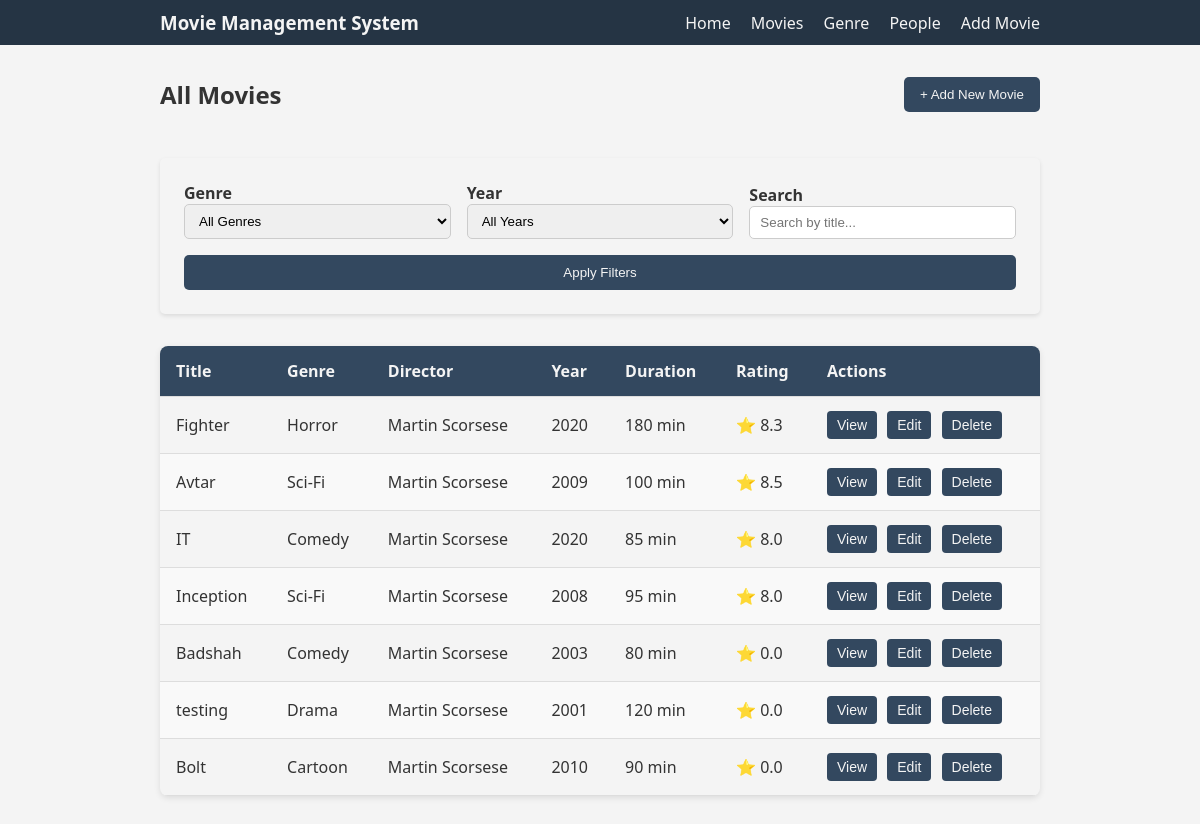
Screenshot of /movies/moviepage/ (signed in) with the database file from the repository.
### movies/models.py (models this page shows, shortened)
class Movie(models.Model):
    title = models.CharField(max_length=200)
    description = models.TextField(default=None)
    release_year = models.PositiveIntegerField(null=True)
    duration = models.PositiveIntegerField()
    poster = models.ImageField(upload_to='posters/', null=True, blank=True)
    rating = models.FloatField(default=0.0)
    genre = models.ForeignKey(Genre, on_delete=models.SET_NULL, null=True)
    director = models.ForeignKey(Person, on_delete=models.SET_NULL, null=True, limit_choices_to={'role_type': 'director'}, related_name='directed_movies')
    created_at = models.DateTimeField(auto_now_add=True)
    genre = models.ForeignKey(Genre, on_delete=models.CASCADE, related_name='movies')

class Genre(models.Model):
    genre_name = models.CharField(max_length=50, unique=True)

class Person(models.Model):
    class Role(models.TextChoices):
        ACTOR = 'actor', 'Actor'
        DIRECTOR = 'director', 'Director'
        WRITER = 'writer', 'Writer'
    person_name = models.CharField(max_length=100)
    role_type = models.CharField(max_length=10, choices=Role.choices)
    bio = models.TextField(null=True, blank=True)
    birth_date = models.DateField(null=True, blank=True)
    profile_photo = models.ImageField(upload_to='posters/', blank=True, null=True)

### movies/views.py (the view)
# urls.py: path('moviepage/', views.MoviePageView.as_view(), name='movie'),
class MoviePageView(UserAccessMixin, ListView):
    model = Movie
    template_name = 'movies/movie.html'
    context_object_name = 'movies'
    def get_context_data(self, **kwargs):
        context = super().get_context_data(**kwargs)
        context['genres'] = Genre.objects.all()
        context['years'] = Movie.objects.values_list('release_year', flat=True).distinct().order_by('-release_year')
        return context
    def get_queryset(self):
        queryset = super().get_queryset()
        print("movie list printing..")
        genres_list = self.request.GET.getlist('genres')
        print(f"genre: {genres_list}") ##
        selected_year = self.request.GET.get('year')
        print(f"selected_year: {selected_year}") ##
        search_query = self.request.GET.get('search_movie')
        print(f"search_query: {search_query}") ##
        if genres_list and 'all' not in [g.lower() for g in genres_list]:
            print("filter with genre block..")
            queryset = queryset.filter(genre__genre_name__in=genres_list)
        if selected_year and selected_year != "all":
            print("filter with year block..")
            queryset = queryset.filter(release_year=selected_year)
        if search_query:
            print("filter with search-query block..")
            queryset = queryset.filter(title__icontains=search_query)
        return queryset

### movies/templates/movies/movie.html (shortened to what this page needs)
{% extends "movies/base.html" %}
{% block content %}
<div class="movie-container">
    <div class="movie-header">
        <h2>All Movies</h2>
        <a class="nav-link" href="{% url 'movies:addmovie' %}"><button>+ Add New Movie</button></a>
    </div>
    <br>
    <div class="filter-container">
        <form class="filter-movie" method="get" action="{% url 'movies:movie' %}" role="search">
            <div class="filter-grp">
                <label for="genre" id="form-label">Genre</label>
                <select name="genres" id="genres" class="form-select">
                    <option value="all">All Genres</option>
                </select>
            </div>
            <div class="filter-grp">
                <label for="years_list">Year</label>
                <select name="year">
                    <option value="all">All Years</option>
                </select>
            </div>
            <div class="filter-grp">
                <label for="search_movie">Search</label>
                <input type="search" name="search_movie" value="{{ request.GET.search_movie|default:'' }}" placeholder="Search by title..."/>
            </div>
            <button class="filter-grp" type="submit">Apply Filters</button>
        </form>
    </div>
    <div class="movies-section">
        <table>
            <thead>
                <tr>
                    <th>Title</th>
                    <th>Genre</th>
                    <th>Director</th>
                    <th>Year</th>
                    <th>Duration</th>
                    <th>Rating</th>
                    <th>Actions</th>
                </tr>
            </thead>
            <tbody>
                {% for movie in movies %}
                <tr>
                    <td>{{ movie.title }}</td>
                    <td>{{ movie.genre.genre_name }}</td>
                    <td>{{ movie.director.person_name }}</td>
                    <td>{{ movie.release_year }}</td>
                    <td>{{ movie.duration }} min</td>
                    <td>
                        <span>
                            <p> ⭐ {{ movie.rating }}</p>
                        </span>
                    </td>
                    <td>
                        <button><a href="{% url 'movies:movieDetail' movie.id %}">View</a></button>
                        <button><a href="{% url 'movies:editmovie' movie.id %}">Edit</a></button>
                        <button><a href="{% url 'movies:deletemovie' pk=movie.id %}">Delete</a></button>
                    </td>
                    {% empty %}
                    <p>No Movie found.</p>
                </tr>
                {% endfor %}
            </tbody>
        </table>
    </div>
</div>
{% endblock content %}

### movies/static/movies/css/style.css (style rules this page uses)
:root { --bg: #e5e3e3; --text: #333; --bg2: #33485f; --nav-bg: #253444; --nav-text: #f4f4f4; --card: #f4f4f4; --search-btn: #438ddd; --hover-search: #3973b1; --movie-poster: #c1c1c1; --white: #f9f9f9; --small-txt: #454545; }
* { margin: 0; padding: 0; box-sizing: border-box; }
body { font-family: "Segoe UI", Arial, sans-serif; background-color: var(--card); color: var(--text); margin: 0; width: 100vw; min-height: 100vh; box-sizing: border-box; }
a { text-decoration: none; color: var(--text); }
.filter-container { background-color: var(--card); box-shadow: 0 2px 4px rgba(0, 0, 0, 0.1); padding: 1.5rem; margin-bottom: 2rem; border-radius: 5px; }
.filter-movie, .filter-person { display: flex; flex-wrap: wrap; gap: 1rem; align-items: flex-end; }
.filter-grp { flex: 1; min-width: 200px; }
.filter-grp select, .filter-grp input { width: 100%; }
.filter-container label { font-weight: 600; }
.filter-grp select, .filter-grp input { padding: 8px 10px; border: 1px solid #ccc; border-radius: 5px; }
.filter-movie button, .filter-person button, .genre-header button, .movie-header button, .people-header button { background-color: var(--bg2); color: var(--nav-text); padding: 10px 16px; border: none; border-radius: 5px; cursor: pointer; }
.movie-container, .people-container { padding: 2rem 10rem; }
.movies-section table { width: 100%; border-collapse: collapse; background-color: var(--card); box-shadow: 0 2px 6px rgba(0,0,0,0.1); border-radius: 8px; overflow: hidden; }
.movies-section thead { background-color: var(--bg2); color: var(--nav-text); text-align: left; }
.movies-section th, .movies-section td { padding: 14px 16px; border-bottom: 1px solid #ddd; }
.movies-section tbody tr:nth-child(even) { background-color: #f9f9f9; }
.movies-section button, .action-btn button, .cast-list-view button, .lang-list-view button { background-color: var(--bg2); color: var(--nav-text); border: none; border-radius: 4px; padding: 6px 10px; margin-right: 6px; cursor: pointer; font-size: 14px; }
.movies-section button a, .action-btn button { color: var(--nav-text); }
.genre-header, .movie-header, .people-header { display: flex; justify-content: space-between; align-items: center; margin-bottom: 1.5rem; flex-wrap: wrap; }

### rows the page displays
Movie: title "Fighter", genre.genre_name "Horror", director.person_name "Martin Scorsese", release_year "2020", duration "180", rating "8.3"
Movie: title "Avtar", genre.genre_name "Sci-Fi", director.person_name "Martin Scorsese", release_year "2009", duration "100", rating "8.5"
Movie: title "IT", genre.genre_name "Comedy", director.person_name "Martin Scorsese", release_year "2020", duration "85", rating "8.0"
Movie: title "Inception", genre.genre_name "Sci-Fi", director.person_name "Martin Scorsese", release_year "2008", duration "95", rating "8.0"
Movie: title "Badshah", genre.genre_name "Comedy", director.person_name "Martin Scorsese", release_year "2003", duration "80", rating "0.0"
Movie: title "testing", genre.genre_name "Drama", director.person_name "Martin Scorsese", release_year "2001", duration "120", rating "0.0"
Movie: title "Bolt", genre.genre_name "Cartoon", director.person_name "Martin Scorsese", release_year "2010", duration "90", rating "0.0"
